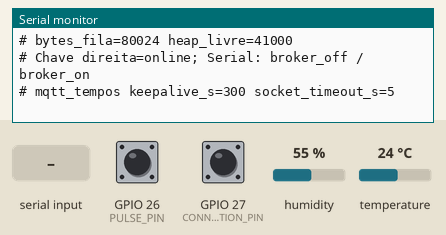
A sketch run on a simulated ESP32. On the bench: the last lines printed to the serial monitor. The test bench sets the inputs (shaded band); at power-on: GPIO 27 (CONNECTION_PIN) LOW, GPIO 26 (PULSE_PIN) HIGH, humidity 55 %, temperature 24 °C. WiFi joins after 1.5 s; servers stay silent unless stated; random numbers use the default seed unless the sketch sets one; no MQTT or app messages arrive unless stated.

Above: at 1.2 s.
1.3 s: GPIO 27 (CONNECTION_PIN) pulled HIGH for 0.15 s
At 2.1 s:
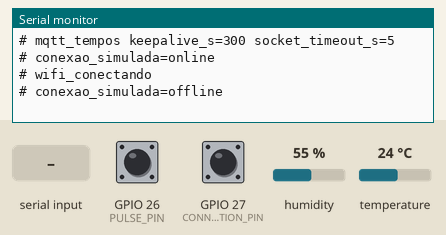
2.9 s: "broker_off\n" received over Serial
At 3.8 s:
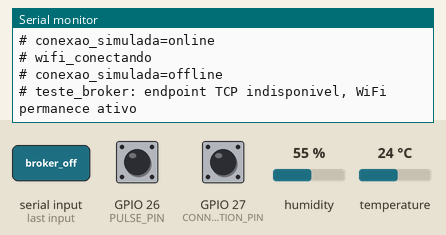
6.5 s: "broker_on\n" received over Serial
At 7.7 s:
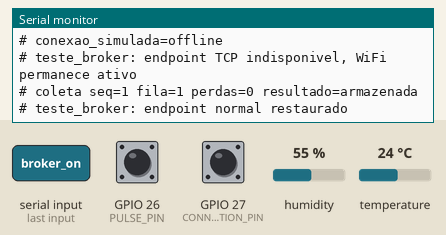
8.0 s: GPIO 27 (CONNECTION_PIN) pulled HIGH for 3.2 s
At 9.0 s:
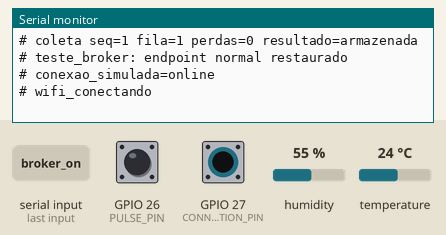

The sketch:

cardioia_mqtt.ino
```cpp
// CardioIA Fase 3 — MQTT com confirmação após persistência no consumidor.
// Mantenho a coleta no loop principal e as operações de rede em outra tarefa.
#include <Arduino.h>
#include <DHTesp.h>
#include <WiFi.h>
#include <PubSubClient.h>
#include <ArduinoJson.h>
#include <esp_system.h>
#include <esp_timer.h>
#include <atomic>
#include <math.h>
#include <new>
#include "edge_core.h"
#include "mqtt_delivery.h"

constexpr int DHT_PIN = 15;
constexpr int PULSE_PIN = 26;
constexpr int CONNECTION_PIN = 27;
constexpr uint32_t SAMPLE_INTERVAL_MS = 5000;
constexpr size_t QUEUE_CAPACITY = 2000;
// O broker usa tempo real; o relógio do Wokwi pode avançar lentamente.
// Mantenho a validade dos dados separada deste prazo de transporte MQTT.
constexpr uint16_t MQTT_KEEPALIVE_SECONDS = 300;
constexpr uint16_t MQTT_SOCKET_TIMEOUT_SECONDS = 5;
constexpr char DEVICE_ID[] = "cardioia-esp32-01";
constexpr char MQTT_HOST[] = "broker.hivemq.com";
constexpr char TOPIC_ROOT[] = "cardioia/aura/fase3/478054573982428161/v1";

struct SendRequest { char body[1024]; };
struct ReceivedAck { uint32_t sequence; };
QueueHandle_t outgoing;
QueueHandle_t incomingAcks;
std::atomic<bool> networkAllowed{false};
std::atomic<bool> networkReady{false};
std::atomic<bool> brokerFault{false};
DHTesp dht;
WiFiClient tcpClient;
PubSubClient mqtt(tcpClient);
cardioia::OfflineQueue<QUEUE_CAPACITY>* pending = nullptr;
cardioia::PulseButton pulseButton;
cardioia::DeliveryTracker delivery;
char sessionId[24];
char telemetryTopic[180];
char ackTopic[180];
char statusTopic[180];
uint64_t lastCollection = 0;
uint64_t lastScheduled = 0;
uint32_t nextSequence = 1;
uint32_t pulseCount = 0;
char serialCommand[32];
size_t serialCommandLength = 0;

uint64_t uptimeMs() {
  return static_cast<uint64_t>(esp_timer_get_time()) / 1000;
}

void receiveAck(char* topic, byte* payload, unsigned int length) {
  if (strcmp(topic, ackTopic) != 0 || length > 384) return;
  StaticJsonDocument<384> doc;
  if (deserializeJson(doc, payload, length)) return;
  if (!doc["schema_version"].is<unsigned int>() || doc["schema_version"].as<unsigned int>() != 1
      || !doc["sequence"].is<uint32_t>() || !doc["device_id"].is<const char*>()
      || !doc["session_id"].is<const char*>() || !doc["status"].is<const char*>()) return;
  if (strcmp(doc["device_id"], DEVICE_ID) || strcmp(doc["session_id"], sessionId)
      || strcmp(doc["status"], "stored")) {
    Serial.println("# ack_ignorado: dispositivo, sessao ou status incorreto");
    return;
  }
  ReceivedAck ack{doc["sequence"].as<uint32_t>()};
  // Se o canal estiver cheio, preservo a pendência; o reenvio pedirá outro ACK.
  xQueueSend(incomingAcks, &ack, 0);
}

void publishStatus(const char* state) {
  char message[180];
  snprintf(message, sizeof(message),
      "{\"device_id\":\"%s\",\"session_id\":\"%s\",\"state\":\"%s\",\"simulated\":true}",
      DEVICE_ID, sessionId, state);
  mqtt.publish(statusTopic, message, true);
}

void networkTask(void*) {
  WiFi.mode(WIFI_STA);
  mqtt.setServer(MQTT_HOST, 1883);
  mqtt.setCallback(receiveAck);
  mqtt.setBufferSize(1536);
  mqtt.setSocketTimeout(MQTT_SOCKET_TIMEOUT_SECONDS);
  mqtt.setKeepAlive(MQTT_KEEPALIVE_SECONDS);
  // No WiFiClient do ESP32 2.0.17, setTimeout recebe segundos.
  tcpClient.setTimeout(3);
  bool wifiStarted = false;
  bool previousFault = false;
  bool firstConnectionAttempt = true;
  uint8_t consecutiveFailures = 0;
  uint64_t lastWifiAttempt = 0;
  uint64_t lastBrokerAttempt = 0;
  SendRequest request;
  for (;;) {
    uint64_t now = uptimeMs();
    if (!networkAllowed.load()) {
      networkReady.store(false);
      if (mqtt.connected()) { publishStatus("offline_simulated"); mqtt.disconnect(); }
      if (wifiStarted) WiFi.disconnect(false);
      tcpClient.stop();
      wifiStarted = false;
      firstConnectionAttempt = true;
      consecutiveFailures = 0;
      xQueueReset(outgoing);
      vTaskDelay(pdMS_TO_TICKS(25));
      continue;
    }
    bool fault = brokerFault.load();
    if (fault != previousFault) {
      networkReady.store(false);
      if (mqtt.connected()) { publishStatus("broker_fault_test"); mqtt.disconnect(); }
      tcpClient.stop();
      mqtt.setServer(MQTT_HOST, fault ? 1 : 1883);
      previousFault = fault;
      firstConnectionAttempt = true;
      consecutiveFailures = 0;
      xQueueReset(outgoing);
    }
    if (WiFi.status() != WL_CONNECTED) {
      networkReady.store(false);
      if (!wifiStarted || now - lastWifiAttempt >= 10000) {
        WiFi.begin("Wokwi-GUEST", "", 6);
        wifiStarted = true;
        lastWifiAttempt = now;
        Serial.println("# wifi_conectando");
      }
      vTaskDelay(pdMS_TO_TICKS(25));
      continue;
    }
    if (!mqtt.connected()) {
      networkReady.store(false);
      if (firstConnectionAttempt || now - lastBrokerAttempt >= 5000) {
        firstConnectionAttempt = false;
        lastBrokerAttempt = now;
        char clientId[32];
        snprintf(clientId, sizeof(clientId), "aura-%s", sessionId);
        char will[180];
        snprintf(will, sizeof(will),
            "{\"device_id\":\"%s\",\"session_id\":\"%s\",\"state\":\"offline_unexpected\",\"simulated\":true}",
            DEVICE_ID, sessionId);
        // Este connect pode bloquear a tarefa de rede. A coleta continua
        // independentemente no outro núcleo; não espero conexão no loop().
        tcpClient.stop();
        bool connected = mqtt.connect(clientId, statusTopic, 1, true, will);
        if (connected && mqtt.subscribe(ackTopic, 1)) {
          xQueueReset(outgoing);
          publishStatus("online");
          networkReady.store(true);
          consecutiveFailures = 0;
          Serial.println("# mqtt_conectado: aguardando confirmacao do consumidor");
        } else {
          if (mqtt.connected()) mqtt.disconnect();
          tcpClient.stop();
          Serial.printf("# mqtt_falha estado=%d porta=%u\n", mqtt.state(), fault ? 1 : 1883);
          if (++consecutiveFailures >= 3) {
            // Recupero também uma pilha/rede presa após repetidas falhas TCP.
            // O loop principal continua coletando durante essa recuperação.
            Serial.println("# mqtt_recuperacao: reiniciando WiFi apos tres falhas");
            WiFi.disconnect(false);
            wifiStarted = false;
            consecutiveFailures = 0;
          }
        }
      }
      vTaskDelay(pdMS_TO_TICKS(25));
      continue;
    }
    mqtt.loop();
    networkReady.store(mqtt.connected());
    if (mqtt.connected() && xQueueReceive(outgoing, &request, 0) == pdTRUE) {
      bool sent = mqtt.publish(telemetryTopic, request.body, false);
      Serial.printf("# mqtt_publicacao=%s\n", sent ? "tentada" : "falhou");
      // publish()==true não retira nenhuma leitura da fila.
    }
    vTaskDelay(pdMS_TO_TICKS(10));
  }
}

void collectSample(uint64_t now) {
  TempAndHumidity reading = dht.getTempAndHumidity();
  bool valid = dht.getStatus() == 0 && isfinite(reading.temperature)
      && isfinite(reading.humidity) && reading.temperature >= -40
      && reading.temperature <= 80 && reading.humidity >= 0 && reading.humidity <= 100;
  cardioia::Sample sample{};
  sample.collectedUptimeMs = now;
  sample.sequence = nextSequence++;
  sample.windowMs = static_cast<uint32_t>(now - lastCollection);
  sample.pulseCount = pulseCount;
  sample.heartRateBpm = cardioia::bpm(pulseCount, sample.windowMs);
  sample.temperatureC = reading.temperature;
  sample.humidityPct = reading.humidity;
  sample.dhtValid = valid;
  pulseCount = 0;
  lastCollection = now;
  bool stored = pending->push(sample);
  Serial.printf("# coleta seq=%lu fila=%u perdas=%lu resultado=%s\n",
      static_cast<unsigned long>(sample.sequence), static_cast<unsigned>(pending->size()),
      static_cast<unsigned long>(pending->dropped()), stored ? "armazenada" : "fila_cheia");
}

void scheduleSample(uint64_t now) {
  const auto* sample = pending->front();
  if (!sample || !networkAllowed.load() || !networkReady.load()
      || now - lastScheduled < 150 || !delivery.due(sample->sequence, now)) return;
  StaticJsonDocument<1536> doc;
  doc["schema_version"] = 1;
  doc["device_id"] = DEVICE_ID;
  doc["session_id"] = sessionId;
  doc["sequence"] = sample->sequence;
  doc["collected_uptime_ms"] = sample->collectedUptimeMs;
  doc["window_ms"] = sample->windowMs;
  if (sample->dhtValid) {
    doc["temperature_c"] = sample->temperatureC;
    doc["humidity_pct"] = sample->humidityPct;
  } else { doc["temperature_c"] = nullptr; doc["humidity_pct"] = nullptr; }
  doc["pulse_count"] = sample->pulseCount;
  doc["heart_rate_bpm"] = roundf(sample->heartRateBpm * 100) / 100;
  doc["dht_valid"] = sample->dhtValid;
  doc["dropped_total"] = pending->dropped();
  doc["backlog_samples"] = pending->size();
  doc["simulated"] = true;
  doc["transport"] = "mqtt";
  doc["sent_uptime_ms"] = now;
  doc["age_ms"] = now - sample->collectedUptimeMs;
  doc["attempt"] = delivery.nextAttempt(sample->sequence);
  doc["replay"] = now - sample->collectedUptimeMs > 10000;
  SendRequest request;
  if (doc.overflowed() || measureJson(doc) >= sizeof(request.body)) {
    Serial.println("# erro_serializacao: pendencia preservada");
    return;
  }
  serializeJson(doc, request.body, sizeof(request.body));
  if (xQueueOverwrite(outgoing, &request) == pdPASS) {
    delivery.queued(sample->sequence, now);
    lastScheduled = now;
    Serial.println(request.body);
  }
}

void processSerialCommand() {
  while (Serial.available()) {
    char value = Serial.read();
    if (value == '\n' || value == '\r') {
      serialCommand[serialCommandLength] = '\0';
      if (!strcmp(serialCommand, "broker_off")) {
        brokerFault.store(true);
        Serial.println("# teste_broker: endpoint TCP indisponivel, WiFi permanece ativo");
      } else if (!strcmp(serialCommand, "broker_on")) {
        brokerFault.store(false);
        Serial.println("# teste_broker: endpoint normal restaurado");
      }
      serialCommandLength = 0;
    } else if (serialCommandLength < sizeof(serialCommand) - 1) {
      serialCommand[serialCommandLength++] = value;
    } else { serialCommandLength = 0; }
  }
}

void setup() {
  Serial.begin(115200);
  pinMode(PULSE_PIN, INPUT_PULLUP);
  pinMode(CONNECTION_PIN, INPUT_PULLUP);
  pulseButton = cardioia::PulseButton(digitalRead(PULSE_PIN) == LOW);
  dht.setup(DHT_PIN, DHTesp::DHT22);
  snprintf(sessionId, sizeof(sessionId), "%08lx%08lx",
      static_cast<unsigned long>(esp_random()), static_cast<unsigned long>(esp_random()));
  snprintf(telemetryTopic, sizeof(telemetryTopic), "%s/devices/%s/telemetry", TOPIC_ROOT, DEVICE_ID);
  snprintf(ackTopic, sizeof(ackTopic), "%s/devices/%s/ack", TOPIC_ROOT, DEVICE_ID);
  snprintf(statusTopic, sizeof(statusTopic), "%s/devices/%s/status", TOPIC_ROOT, DEVICE_ID);
  // Aloco a fila fixa uma única vez no heap para preservar a DRAM estática do Wi-Fi.
  pending = new (std::nothrow) cardioia::OfflineQueue<QUEUE_CAPACITY>();
  if (!pending) { Serial.println("# erro_fatal: fila sem memoria"); abort(); }
  outgoing = xQueueCreate(1, sizeof(SendRequest));
  incomingAcks = xQueueCreate(8, sizeof(ReceivedAck));
  if (!outgoing || !incomingAcks) { Serial.println("# erro_fatal: canais de rede sem memoria"); abort(); }
  lastCollection = uptimeMs();
  Serial.printf("# CardioIA MQTT sessao=%s capacidade=%u\n", sessionId, static_cast<unsigned>(QUEUE_CAPACITY));
  Serial.printf("# bytes_fila=%u heap_livre=%u\n", static_cast<unsigned>(sizeof(*pending)), ESP.getFreeHeap());
  Serial.println("# Chave direita=online; Serial: broker_off / broker_on");
  Serial.printf("# mqtt_tempos keepalive_s=%u socket_timeout_s=%u\n",
      MQTT_KEEPALIVE_SECONDS, MQTT_SOCKET_TIMEOUT_SECONDS);
  if (xTaskCreatePinnedToCore(networkTask, "cardioia-mqtt", 8192, nullptr, 1, nullptr, 0) != pdPASS) {
    Serial.println("# erro_fatal: tarefa MQTT indisponivel"); abort();
  }
}

void loop() {
  uint64_t now = uptimeMs();
  if (pulseButton.update(digitalRead(PULSE_PIN) == LOW, static_cast<uint32_t>(now))) ++pulseCount;
  bool allowed = digitalRead(CONNECTION_PIN) == HIGH;
  if (allowed != networkAllowed.load()) {
    networkAllowed.store(allowed);
    Serial.printf("# conexao_simulada=%s\n", allowed ? "online" : "offline");
  }
  processSerialCommand();
  ReceivedAck ack;
  while (xQueueReceive(incomingAcks, &ack, 0) == pdTRUE) {
    const auto* head = pending->front();
    if (head && delivery.accepts(head->sequence, ack.sequence) && pending->acknowledge(ack.sequence)) {
      delivery.confirmed();
      Serial.printf("# ack_confirmado seq=%lu fila=%u\n", static_cast<unsigned long>(ack.sequence),
          static_cast<unsigned>(pending->size()));
    } else { Serial.println("# ack_ignorado: sequencia fora da pendencia atual"); }
  }
  if (now - lastCollection >= SAMPLE_INTERVAL_MS) collectSample(now);
  scheduleSample(now);
  delay(1);
}
```

edge_core.h
```cpp
#ifndef CARDIOIA_EDGE_CORE_H
#define CARDIOIA_EDGE_CORE_H

#include <stddef.h>
#include <stdint.h>

namespace cardioia {

struct Sample {
  uint64_t collectedUptimeMs;
  uint32_t sequence;
  uint32_t windowMs;
  uint32_t pulseCount;
  float temperatureC;
  float humidityPct;
  float heartRateBpm;
  bool dhtValid;
};

// Fila circular sem alocação dinâmica. Preserva pendências antigas e rejeita
// novas leituras ao lotar. O contador permite evidenciar as perdas.
template <size_t Capacity>
class OfflineQueue {
 public:
  static_assert(Capacity > 0, "A fila precisa de capacidade positiva");

  bool push(const Sample& sample) {
    if (count_ == Capacity) {
      ++dropped_;
      return false;
    }
    samples_[(head_ + count_) % Capacity] = sample;
    ++count_;
    return true;
  }

  const Sample* front() const {
    return count_ ? &samples_[head_] : nullptr;
  }

  // A camada de transporte decide quando houve confirmação. Uma confirmação
  // atrasada ou fora de ordem nunca remove outra leitura.
  bool acknowledge(uint32_t sequence) {
    if (!count_ || samples_[head_].sequence != sequence) return false;
    head_ = (head_ + 1) % Capacity;
    --count_;
    return true;
  }

  size_t size() const { return count_; }
  uint32_t dropped() const { return dropped_; }

 private:
  Sample samples_[Capacity]{};
  size_t head_ = 0;
  size_t count_ = 0;
  uint32_t dropped_ = 0;
};

// Debounce por estado estável: evita contar repiques tanto na pressão quanto
// na soltura. Cada pressão completa conta uma vez; segurar não gera pulsos.
class PulseButton {
 public:
  explicit PulseButton(bool initiallyPressed = false)
      : raw_(initiallyPressed), stable_(initiallyPressed) {}

  bool update(bool pressed, uint32_t nowMs) {
    if (pressed != raw_) {
      raw_ = pressed;
      changedAt_ = nowMs;
    }
    if (raw_ != stable_ && uint32_t(nowMs - changedAt_) >= 25) {
      stable_ = raw_;
      return stable_;
    }
    return false;
  }

 private:
  bool raw_;
  bool stable_;
  uint32_t changedAt_ = 0;
};

inline float bpm(uint32_t pulses, uint32_t windowMs) {
  return windowMs ? (60000.0f * pulses / windowMs) : 0.0f;
}

}  // namespace cardioia
#endif
```

mqtt_delivery.h
```cpp
#ifndef CARDIOIA_MQTT_DELIVERY_H
#define CARDIOIA_MQTT_DELIVERY_H
#include <stdint.h>

namespace cardioia {
// Só retiro a cabeça após confirmação de uma tentativa dessa mesma sequência.
// A validação de dispositivo e sessão ocorre antes, no callback MQTT.
class DeliveryTracker {
 public:
  bool due(uint32_t head, uint64_t now) const {
    return !waiting_ || sequence_ != head || now - lastAttempt_ >= 3000;
  }
  uint32_t nextAttempt(uint32_t head) const {
    return waiting_ && sequence_ == head ? attempts_ + 1 : 1;
  }
  void queued(uint32_t sequence, uint64_t now) {
    attempts_ = nextAttempt(sequence);
    sequence_ = sequence;
    waiting_ = true;
    lastAttempt_ = now;
  }
  bool accepts(uint32_t head, uint32_t received) const {
    return waiting_ && sequence_ == head && received == head;
  }
  void confirmed() { waiting_ = false; attempts_ = 0; }
 private:
  bool waiting_ = false;
  uint32_t sequence_ = 0;
  uint32_t attempts_ = 0;
  uint64_t lastAttempt_ = 0;
};
}
#endif
```

Measured:
- after the input at 1.3 s, the serial monitor: prints a new line at once (image 1)
- after the input at 2.9 s, the serial monitor: prints a new line at once (image 2)
- after the input at 6.5 s, the serial monitor: prints a new line at once (image 3)
- after the input at 8.0 s, the serial monitor: prints a new line at once (image 4)
